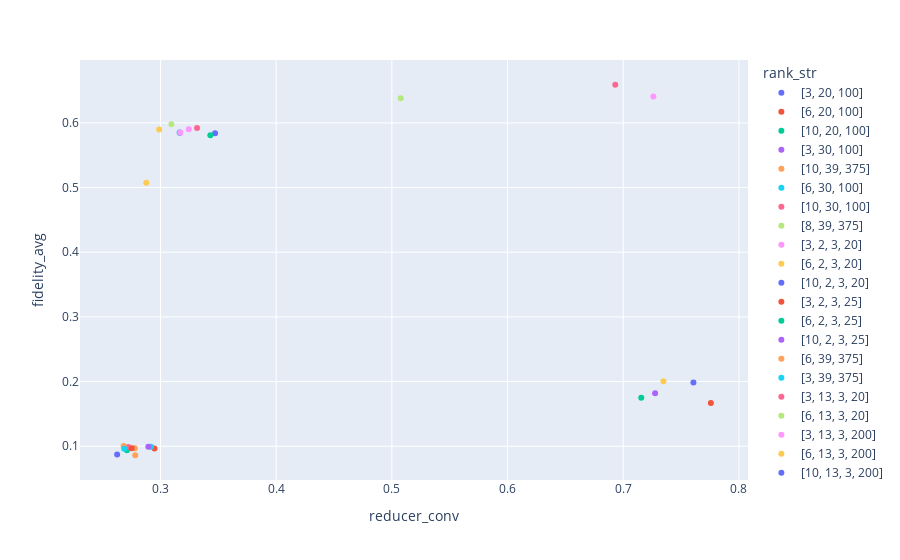

The code cell stored with this chart in its notebook:
### Code cell
ntd_df = df[df.reducer == "NTD"]
px.scatter(ntd_df, x= 'reducer_conv', y='fidelity_avg', color='rank_str')

### Figure 1 — Plotly figure (JSON) as saved in the notebook; plotly's stock layout.template omitted (floating-point values rounded to 4 significant figures)
{"data": [{"hovertemplate": "rank_str=[3, 20, 100]<br>reducer_conv=%{x}<br>fidelity_avg=%{y}<extra></extra>", "legendgroup": "[3, 20, 100]", "marker": {"color": "#636efa", "symbol": "circle"}, "mode": "markers", "name": "[3, 20, 100]", "orientation": "v", "showlegend": true, "type": "scatter", "x": [0.3472], "xaxis": "x", "y": [0.5839], "yaxis": "y"}, {"hovertemplate": "rank_str=[6, 20, 100]<br>reducer_conv=%{x}<br>fidelity_avg=%{y}<extra></extra>", "legendgroup": "[6, 20, 100]", "marker": {"color": "#EF553B", "symbol": "circle"}, "mode": "markers", "name": "[6, 20, 100]", "orientation": "v", "showlegend": true, "type": "scatter", "x": [0.2948], "xaxis": "x", "y": [0.09665], "yaxis": "y"}, {"hovertemplate": "rank_str=[10, 20, 100]<br>reducer_conv=%{x}<br>fidelity_avg=%{y}<extra></extra>", "legendgroup": "[10, 20, 100]", "marker": {"color": "#00cc96", "symbol": "circle"}, "mode": "markers", "name": "[10, 20, 100]", "orientation": "v", "showlegend": true, "type": "scatter", "x": [0.271], "xaxis": "x", "y": [0.09376], "yaxis": "y"}, {"hovertemplate": "rank_str=[3, 30, 100]<br>reducer_conv=%{x}<br>fidelity_avg=%{y}<extra></extra>", "legendgroup": "[3, 30, 100]", "marker": {"color": "#ab63fa", "symbol": "circle"}, "mode": "markers", "name": "[3, 30, 100]", "orientation": "v", "showlegend": true, "type": "scatter", "x": [0.3168], "xaxis": "x", "y": [0.5846], "yaxis": "y"}, {"hovertemplate": "rank_str=[10, 39, 375]<br>reducer_conv=%{x}<br>fidelity_avg=%{y}<extra></extra>", "legendgroup": "[10, 39, 375]", "marker": {"color": "#FFA15A", "symbol": "circle"}, "mode": "markers", "name": "[10, 39, 375]", "orientation": "v", "showlegend": true, "type": "scatter", "x": [0.2781], "xaxis": "x", "y": [0.08604], "yaxis": "y"}, {"hovertemplate": "rank_str=[6, 30, 100]<br>reducer_conv=%{x}<br>fidelity_avg=%{y}<extra></extra>", "legendgroup": "[6, 30, 100]", "marker": {"color": "#19d3f3", "symbol": "circle"}, "mode": "markers", "name": "[6, 30, 100]", "orientation": "v", "showlegend": true, "type": "scatter", "x": [0.2917], "xaxis": "x", "y": [0.09902], "yaxis": "y"}, {"hovertemplate": "rank_str=[10, 30, 100]<br>reducer_conv=%{x}<br>fidelity_avg=%{y}<extra></extra>", "legendgroup": "[10, 30, 100]", "marker": {"color": "#FF6692", "symbol": "circle"}, "mode": "markers", "name": "[10, 30, 100]", "orientation": "v", "showlegend": true, "type": "scatter", "x": [0.2721], "xaxis": "x", "y": [0.09872], "yaxis": "y"}, {"hovertemplate": "rank_str=[8, 39, 375]<br>reducer_conv=%{x}<br>fidelity_avg=%{y}<extra></extra>", "legendgroup": "[8, 39, 375]", "marker": {"color": "#B6E880", "symbol": "circle"}, "mode": "markers", "name": "[8, 39, 375]", "orientation": "v", "showlegend": true, "type": "scatter", "x": [0.2775], "xaxis": "x", "y": [0.09703], "yaxis": "y"}, {"hovertemplate": "rank_str=[3, 2, 3, 20]<br>reducer_conv=%{x}<br>fidelity_avg=%{y}<extra></extra>", "legendgroup": "[3, 2, 3, 20]", "marker": {"color": "#FF97FF", "symbol": "circle"}, "mode": "markers", "name": "[3, 2, 3, 20]", "orientation": "v", "showlegend": true, "type": "scatter", "x": [0.7261], "xaxis": "x", "y": [0.6409], "yaxis": "y"}, {"hovertemplate": "rank_str=[6, 2, 3, 20]<br>reducer_conv=%{x}<br>fidelity_avg=%{y}<extra></extra>", "legendgroup": "[6, 2, 3, 20]", "marker": {"color": "#FECB52", "symbol": "circle"}, "mode": "markers", "name": "[6, 2, 3, 20]", "orientation": "v", "showlegend": true, "type": "scatter", "x": [0.7347], "xaxis": "x", "y": [0.2005], "yaxis": "y"}, {"hovertemplate": "rank_str=[10, 2, 3, 20]<br>reducer_conv=%{x}<br>fidelity_avg=%{y}<extra></extra>", "legendgroup": "[10, 2, 3, 20]", "marker": {"color": "#636efa", "symbol": "circle"}, "mode": "markers", "name": "[10, 2, 3, 20]", "orientation": "v", "showlegend": true, "type": "scatter", "x": [0.7607], "xaxis": "x", "y": [0.1986], "yaxis": "y"}, {"hovertemplate": "rank_str=[3, 2, 3, 25]<br>reducer_conv=%{x}<br>fidelity_avg=%{y}<extra></extra>", "legendgroup": "[3, 2, 3, 25]", "marker": {"color": "#EF553B", "symbol": "circle"}, "mode": "markers", "name": "[3, 2, 3, 25]", "orientation": "v", "showlegend": true, "type": "scatter", "x": [0.7757], "xaxis": "x", "y": [0.1668], "yaxis": "y"}, {"hovertemplate": "rank_str=[6, 2, 3, 25]<br>reducer_conv=%{x}<br>fidelity_avg=%{y}<extra></extra>", "legendgroup": "[6, 2, 3, 25]", "marker": {"color": "#00cc96", "symbol": "circle"}, "mode": "markers", "name": "[6, 2, 3, 25]", "orientation": "v", "showlegend": true, "type": "scatter", "x": [0.7156], "xaxis": "x", "y": [0.1751], "yaxis": "y"}, {"hovertemplate": "rank_str=[10, 2, 3, 25]<br>reducer_conv=%{x}<br>fidelity_avg=%{y}<extra></extra>", "legendgroup": "[10, 2, 3, 25]", "marker": {"color": "#ab63fa", "symbol": "circle"}, "mode": "markers", "name": "[10, 2, 3, 25]", "orientation": "v", "showlegend": true, "type": "scatter", "x": [0.7275], "xaxis": "x", "y": [0.182], "yaxis": "y"}, {"hovertemplate": "rank_str=[6, 39, 375]<br>reducer_conv=%{x}<br>fidelity_avg=%{y}<extra></extra>", "legendgroup": "[6, 39, 375]", "marker": {"color": "#FFA15A", "symbol": "circle"}, "mode": "markers", "name": "[6, 39, 375]", "orientation": "v", "showlegend": true, "type": "scatter", "x": [0.2777], "xaxis": "x", "y": [0.09693], "yaxis": "y"}, {"hovertemplate": "rank_str=[3, 39, 375]<br>reducer_conv=%{x}<br>fidelity_avg=%{y}<extra></extra>", "legendgroup": "[3, 39, 375]", "marker": {"color": "#19d3f3", "symbol": "circle"}, "mode": "markers", "name": "[3, 39, 375]", "orientation": "v", "showlegend": true, "type": "scatter", "x": [0.3165], "xaxis": "x", "y": [0.5851], "yaxis": "y"}, {"hovertemplate": "rank_str=[3, 13, 3, 20]<br>reducer_conv=%{x}<br>fidelity_avg=%{y}<extra></extra>", "legendgroup": "[3, 13, 3, 20]", "marker": {"color": "#FF6692", "symbol": "circle"}, "mode": "markers", "name": "[3, 13, 3, 20]", "orientation": "v", "showlegend": true, "type": "scatter", "x": [0.3316], "xaxis": "x", "y": [0.592], "yaxis": "y"}, {"hovertemplate": "rank_str=[6, 13, 3, 20]<br>reducer_conv=%{x}<br>fidelity_avg=%{y}<extra></extra>", "legendgroup": "[6, 13, 3, 20]", "marker": {"color": "#B6E880", "symbol": "circle"}, "mode": "markers", "name": "[6, 13, 3, 20]", "orientation": "v", "showlegend": true, "type": "scatter", "x": [0.3094], "xaxis": "x", "y": [0.5979], "yaxis": "y"}, {"hovertemplate": "rank_str=[3, 13, 3, 200]<br>reducer_conv=%{x}<br>fidelity_avg=%{y}<extra></extra>", "legendgroup": "[3, 13, 3, 200]", "marker": {"color": "#FF97FF", "symbol": "circle"}, "mode": "markers", "name": "[3, 13, 3, 200]", "orientation": "v", "showlegend": true, "type": "scatter", "x": [0.3172], "xaxis": "x", "y": [0.585], "yaxis": "y"}, {"hovertemplate": "rank_str=[6, 13, 3, 200]<br>reducer_conv=%{x}<br>fidelity_avg=%{y}<extra></extra>", "legendgroup": "[6, 13, 3, 200]", "marker": {"color": "#FECB52", "symbol": "circle"}, "mode": "markers", "name": "[6, 13, 3, 200]", "orientation": "v", "showlegend": true, "type": "scatter", "x": [0.2877], "xaxis": "x", "y": [0.5076], "yaxis": "y"}, {"hovertemplate": "rank_str=[10, 13, 3, 200]<br>reducer_conv=%{x}<br>fidelity_avg=%{y}<extra></extra>", "legendgroup": "[10, 13, 3, 200]", "marker": {"color": "#636efa", "symbol": "circle"}, "mode": "markers", "name": "[10, 13, 3, 200]", "orientation": "v", "showlegend": true, "type": "scatter", "x": [0.2625], "xaxis": "x", "y": [0.08703], "yaxis": "y"}, {"hovertemplate": "rank_str=[8, 13, 3, 200]<br>reducer_conv=%{x}<br>fidelity_avg=%{y}<extra></extra>", "legendgroup": "[8, 13, 3, 200]", "marker": {"color": "#EF553B", "symbol": "circle"}, "mode": "markers", "name": "[8, 13, 3, 200]", "orientation": "v", "showlegend": true, "type": "scatter", "x": [0.2751], "xaxis": "x", "y": [0.09694], "yaxis": "y"}, {"hovertemplate": "rank_str=[3, 13, 3, 375]<br>reducer_conv=%{x}<br>fidelity_avg=%{y}<extra></extra>", "legendgroup": "[3, 13, 3, 375]", "marker": {"color": "#00cc96", "symbol": "circle"}, "mode": "markers", "name": "[3, 13, 3, 375]", "orientation": "v", "showlegend": true, "type": "scatter", "x": [0.3431], "xaxis": "x", "y": [0.5808], "yaxis": "y"}, {"hovertemplate": "rank_str=[6, 13, 3, 375]<br>reducer_conv=%{x}<br>fidelity_avg=%{y}<extra></extra>", "legendgroup": "[6, 13, 3, 375]", "marker": {"color": "#ab63fa", "symbol": "circle"}, "mode": "markers", "name": "[6, 13, 3, 375]", "orientation": "v", "showlegend": true, "type": "scatter", "x": [0.2895], "xaxis": "x", "y": [0.09902], "yaxis": "y"}, {"hovertemplate": "rank_str=[10, 13, 3, 375]<br>reducer_conv=%{x}<br>fidelity_avg=%{y}<extra></extra>", "legendgroup": "[10, 13, 3, 375]", "marker": {"color": "#FFA15A", "symbol": "circle"}, "mode": "markers", "name": "[10, 13, 3, 375]", "orientation": "v", "showlegend": true, "type": "scatter", "x": [0.2681], "xaxis": "x", "y": [0.1004], "yaxis": "y"}, {"hovertemplate": "rank_str=[8, 13, 3, 375]<br>reducer_conv=%{x}<br>fidelity_avg=%{y}<extra></extra>", "legendgroup": "[8, 13, 3, 375]", "marker": {"color": "#19d3f3", "symbol": "circle"}, "mode": "markers", "name": "[8, 13, 3, 375]", "orientation": "v", "showlegend": true, "type": "scatter", "x": [0.2686], "xaxis": "x", "y": [0.09618], "yaxis": "y"}, {"hovertemplate": "rank_str=[3, 3, 2, 25]<br>reducer_conv=%{x}<br>fidelity_avg=%{y}<extra></extra>", "legendgroup": "[3, 3, 2, 25]", "marker": {"color": "#FF6692", "symbol": "circle"}, "mode": "markers", "name": "[3, 3, 2, 25]", "orientation": "v", "showlegend": true, "type": "scatter", "x": [0.6931], "xaxis": "x", "y": [0.659], "yaxis": "y"}, {"hovertemplate": "rank_str=[3, 5, 3, 25]<br>reducer_conv=%{x}<br>fidelity_avg=%{y}<extra></extra>", "legendgroup": "[3, 5, 3, 25]", "marker": {"color": "#B6E880", "symbol": "circle"}, "mode": "markers", "name": "[3, 5, 3, 25]", "orientation": "v", "showlegend": true, "type": "scatter", "x": [0.5076], "xaxis": "x", "y": [0.6382], "yaxis": "y"}, {"hovertemplate": "rank_str=[3, 13, 3, 25]<br>reducer_conv=%{x}<br>fidelity_avg=%{y}<extra></extra>", "legendgroup": "[3, 13, 3, 25]", "marker": {"color": "#FF97FF", "symbol": "circle"}, "mode": "markers", "name": "[3, 13, 3, 25]", "orientation": "v", "showlegend": true, "type": "scatter", "x": [0.3244], "xaxis": "x", "y": [0.5902], "yaxis": "y"}, {"hovertemplate": "rank_str=[6, 13, 3, 25]<br>reducer_conv=%{x}<br>fidelity_avg=%{y}<extra></extra>", "legendgroup": "[6, 13, 3, 25]", "marker": {"color": "#FECB52", "symbol": "circle"}, "mode": "markers", "name": "[6, 13, 3, 25]", "orientation": "v", "showlegend": true, "type": "scatter", "x": [0.2988], "xaxis": "x", "y": [0.5897], "yaxis": "y"}], "layout": {"legend": {"title": {"text": "rank_str"}, "tracegroupgap": 0}, "margin": {"t": 60}, "xaxis": {"anchor": "y", "domain": [0, 1], "title": {"text": "reducer_conv"}}, "yaxis": {"anchor": "x", "domain": [0, 1], "title": {"text": "fidelity_avg"}}}}
